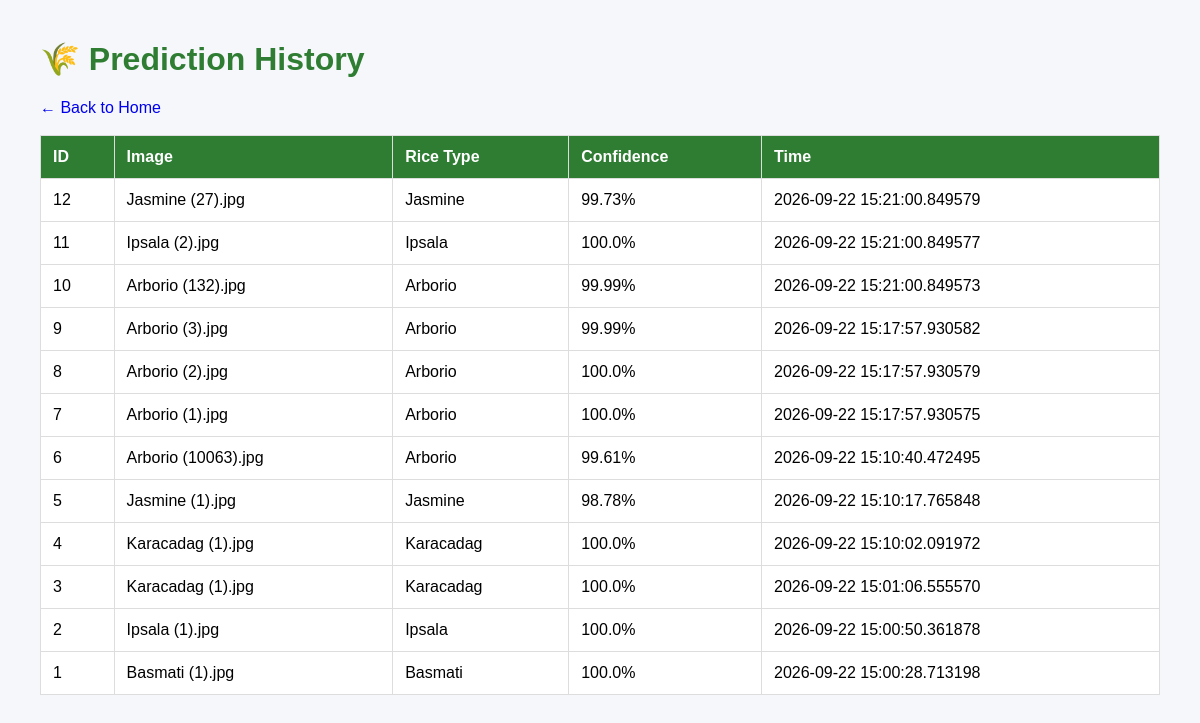
Before: /history with the older database file.
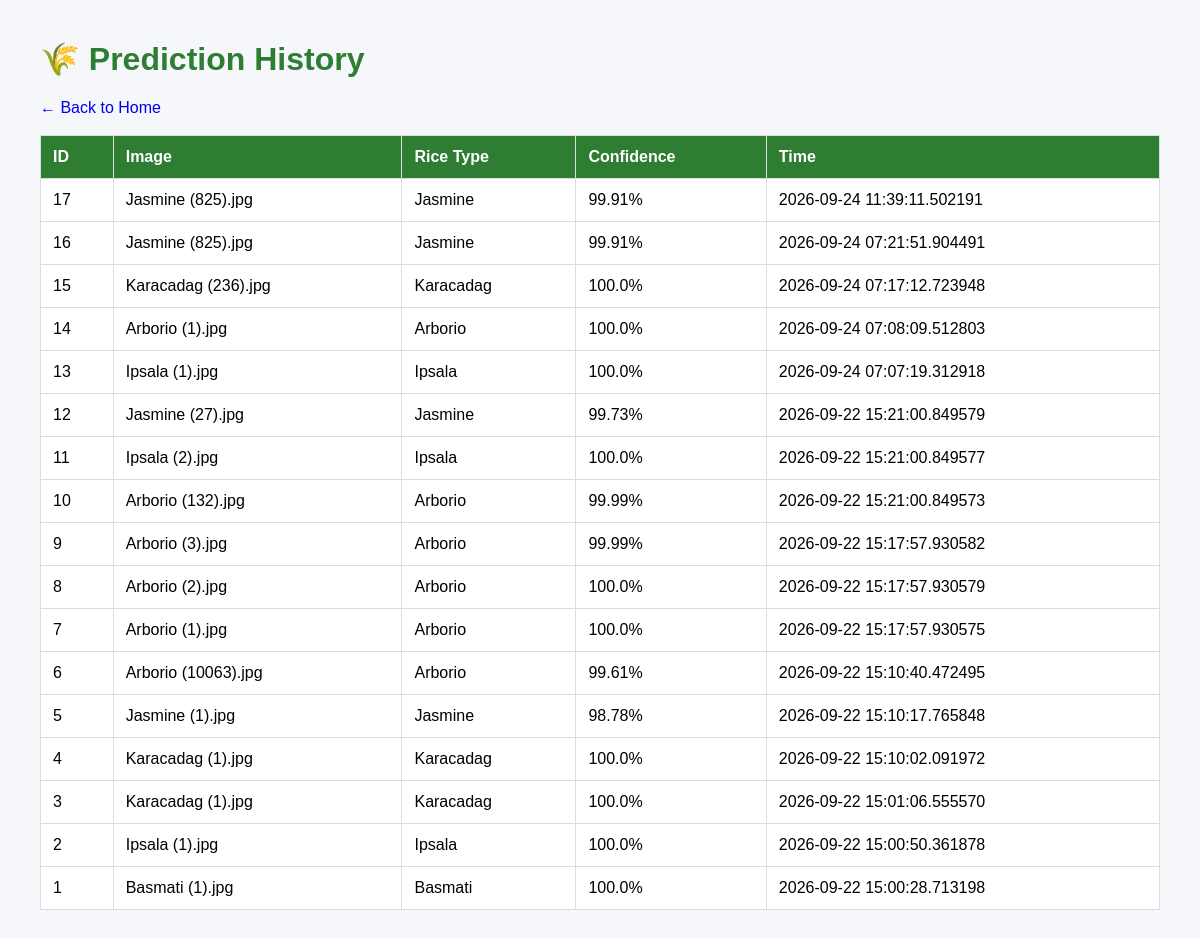
After: the same page with the newer database file.
### app/database/models.py (models this page shows)
class PredictionHistory(Base):
    __tablename__ = "prediction_history"
    id = Column(Integer, primary_key=True)
    image_name = Column(String)
    rice_type = Column(String)
    confidence = Column(Float)
    created_at = Column(DateTime, default=datetime.utcnow)

### app/main.py (the view)
@app.get("/history", response_class=HTMLResponse)
async def history(request: Request):
    db = SessionLocal()
    records = (
        db.query(PredictionHistory)
        .order_by(PredictionHistory.created_at.desc())
        .all()
    )
    db.close()
    return templates.TemplateResponse(
        request=request,
        name="history.html",
        context={"records": records}
    )

### templates/history.html (shortened to what this page needs)
<!DOCTYPE html>
<html>
<head>
</head>
<body>
<h1>🌾 Prediction History</h1>
<a href="/">← Back to Home</a>
<br><br>
<table>
<tr>
<th>ID</th>
<th>Image</th>
<th>Rice Type</th>
<th>Confidence</th>
<th>Time</th>
</tr>
{% for item in records %}
<tr>
<td>{{ item.id }}</td>
<td>{{ item.image_name }}</td>
<td>{{ item.rice_type }}</td>
<td>{{ item.confidence }}%</td>
<td>{{ item.created_at }}</td>
</tr>
{% endfor %}
</table>
</body>
</html>

### templates/history.html (style rules this page uses)
body { font-family: Arial; margin:40px; background:#f5f7fa; }
table { width:100%; border-collapse:collapse; background:white; }
th,td { padding:12px; border:1px solid #ddd; text-align:left; }
th { background:#2e7d32; color:white; }
h1 { color:#2e7d32; }
a { text-decoration:none; }

Changed rows visible on the page:
added PredictionHistory: id "17", image_name "Jasmine (825).jpg", rice_type "Jasmine", confidence "99.91", created_at "2026-09-24 11:39:11.502191"
added PredictionHistory: id "16", image_name "Jasmine (825).jpg", rice_type "Jasmine", confidence "99.91", created_at "2026-09-24 07:21:51.904491"
added PredictionHistory: id "15", image_name "Karacadag (236).jpg", rice_type "Karacadag", confidence "100.0", created_at "2026-09-24 07:17:12.723948"
added PredictionHistory: id "14", image_name "Arborio (1).jpg", rice_type "Arborio", confidence "100.0", created_at "2026-09-24 07:08:09.512803"
added PredictionHistory: id "13", image_name "Ipsala (1).jpg", rice_type "Ipsala", confidence "100.0", created_at "2026-09-24 07:07:19.312918"
